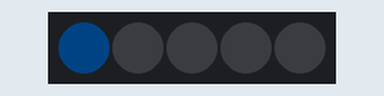
This sketch was run on a simulated Arduino Mega 2560, built with avr-gcc and run on an emulated ATmega2560. On the bench: 5 RGB LEDs in strip order, left to right. Dim RGB values are drawn brighter than linear.

Above: at 0.1 s.
At 0.6 s:
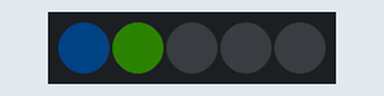
At 1.1 s:
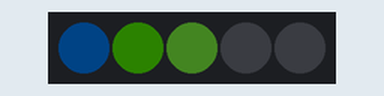
At 1.6 s:
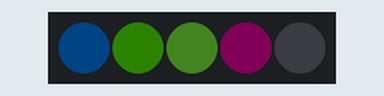
At 2.1 s:
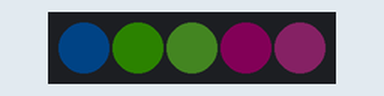
Timing chart, 0 to 40.0 s (numbered marks = the images above):
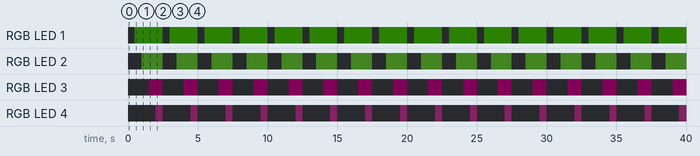

Measured:
- by itself, RGB LED 1: alternates RGB(2, 6, 0) for 2.0 s and off for 0.50 s
- by itself, RGB LED 2: alternates RGB(4, 8, 2) for 1.5 s and off for 1.0 s
- by itself, RGB LED 3: alternates RGB(6, 0, 4) for 1.0 s and off for 1.5 s
- by itself, RGB LED 4: alternates RGB(8, 2, 6) for 0.50 s and off for 2.0 s
- what the display in image 1 shows lasts 0.5 s, from 0.5 s to 1.0 s

The sketch:

LEDstripCntrl.ino
```cpp
#include <Adafruit_NeoPixel.h>

#define PIN        23
#define NUMPIXELS 5
#define DELAYVAL 500 // Time (in milliseconds) to pause between pixels

Adafruit_NeoPixel strip(NUMPIXELS, PIN, NEO_GRB + NEO_KHZ800);

void setup() {
  strip.begin(); // INITIALIZE NeoPixel strip object (REQUIRED)
  strip.show();            // Turn OFF all pixels ASAP
  strip.setBrightness(10); // Set BRIGHTNESS low to reduce draw (max = 255)
}

void loop() {
  strip.clear(); // Set all pixel colors to 'off'

  // The first NeoPixel in a strand is #0, second is 1, all the way up
  // to the count of pixels minus one.
  for(int i=0; i<NUMPIXELS; i++) { // For each pixel...

    // strip.Color() takes RGB values, from 0,0,0 up to 255,255,255
    // Here we're using a moderately bright green color:
    int m = 50;
    strip.setPixelColor(i, strip.Color(i*m, ((i+2)%5)*m, ((i+4)%5)*m));

    strip.show();   // Send the updated pixel colors to the hardware.

    delay(DELAYVAL); // Pause before next pass through loop
  }
}
```
